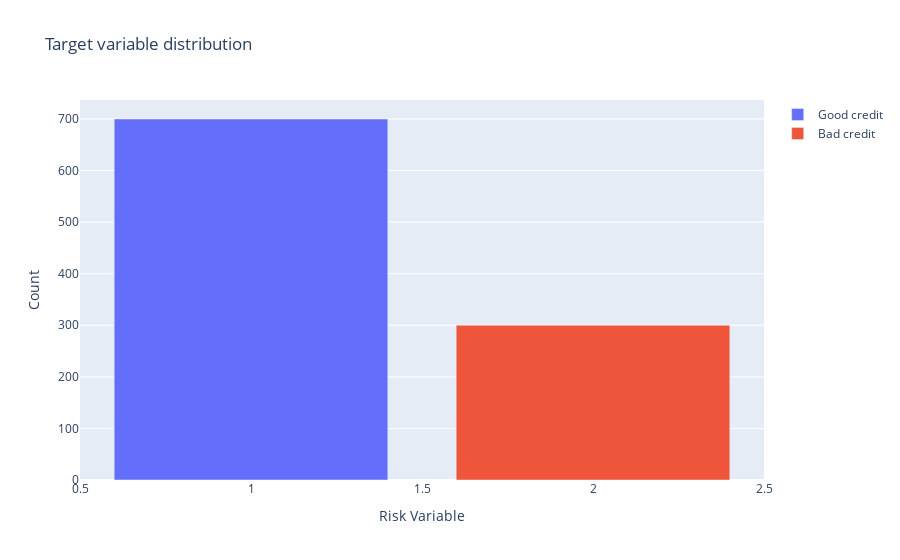

Notebook source saved alongside this figure:
### Code cell
trace0 = go.Bar(
            x = df[df["Risk"]== 1]["Risk"].value_counts().index.values,
            y = df[df["Risk"]== 1]["Risk"].value_counts().values,
            name='Good credit')

trace1 = go.Bar(
            x = df[df["Risk"]== 2]["Risk"].value_counts().index.values,
            y = df[df["Risk"]== 2]["Risk"].value_counts().values,
            name='Bad credit')


data = [trace0, trace1]
layout = go.Layout(
    yaxis=dict(
        title='Count'
    ),
    xaxis=dict(
        title='Risk Variable'
    ),
    title='Target variable distribution'
)

fig = go.Figure(data=data, layout=layout)
# fig.data[0].marker.line.width = 4
# fig.data[0].marker.line.color = "black"
# fig.data[1].marker.line.width = 4
# fig.data[1].marker.line.color = "black"
py.iplot(fig, filename='grouped-bar')

### Figure 1 — Plotly figure (JSON) as saved in the notebook; plotly's stock layout.template omitted (floating-point values rounded to 4 significant figures)
{"data": [{"y": [700], "x": [1], "type": "bar", "name": "Good credit"}, {"y": [300], "x": [2], "type": "bar", "name": "Bad credit"}], "layout": {"yaxis": {"title": {"text": "Count"}}, "xaxis": {"title": {"text": "Risk Variable"}}, "title": {"text": "Target variable distribution"}}}
